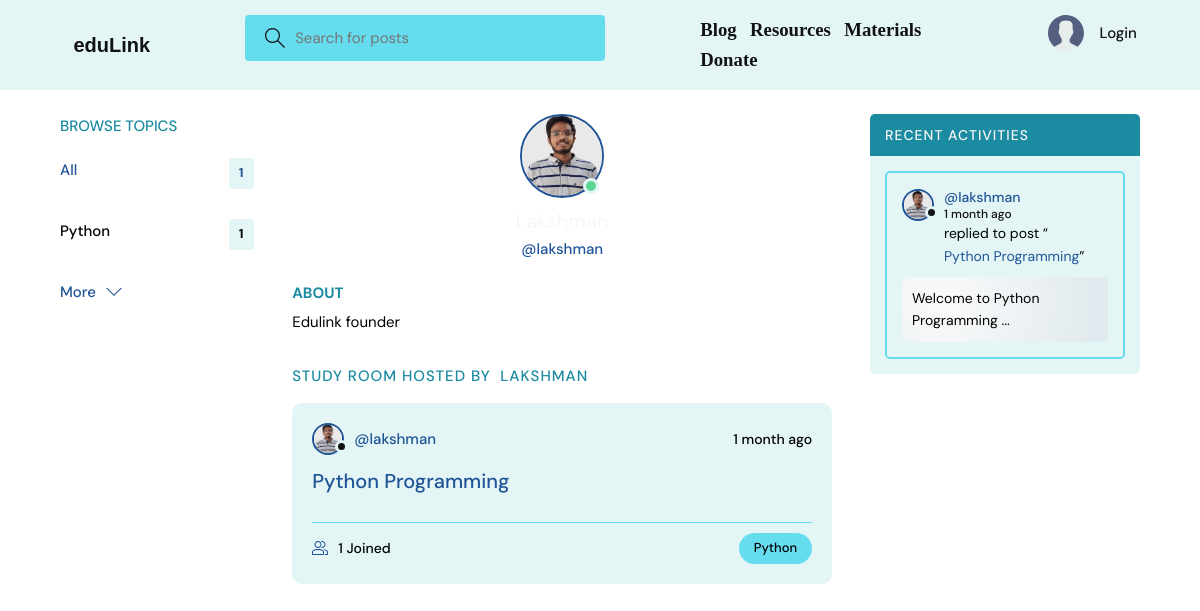
The app's page /profile/1/, older data.
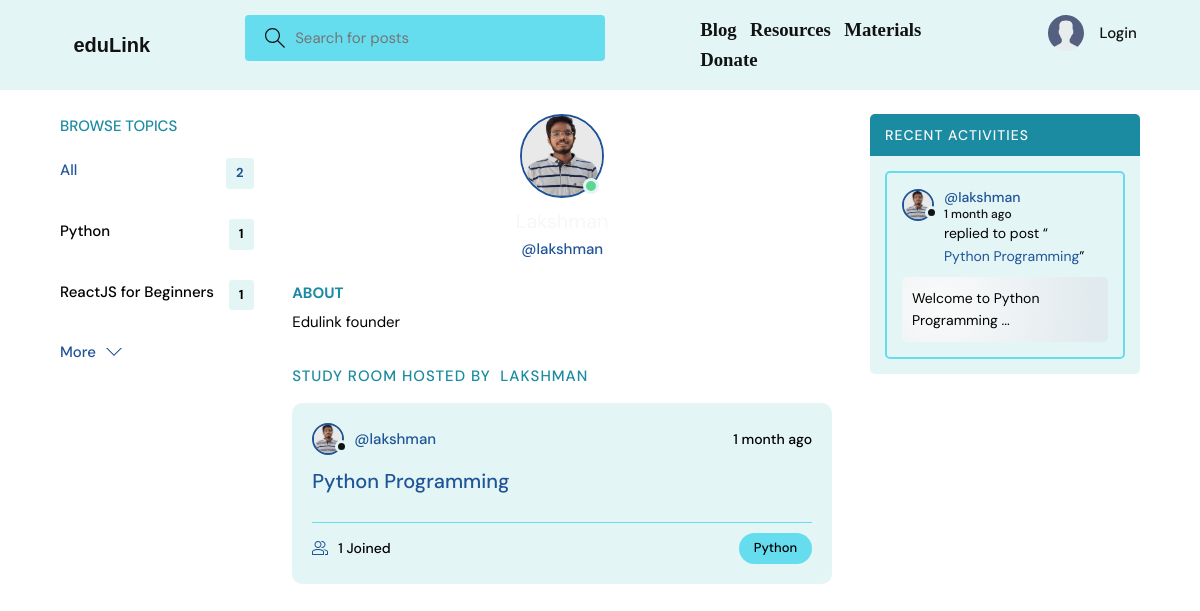
The same page, newer data.
### base/models.py (models this page shows, shortened)
class Topic(models.Model):
    name = models.CharField(max_length=200)

class User(AbstractUser):
    name = models.CharField(max_length=200, null=True)
    email = models.EmailField(unique=True, null=True)
    bio = models.TextField(null=True)
    avatar = models.ImageField(null=True, default="avatar.svg")
    USERNAME_FIELD = 'email'
    REQUIRED_FIELDS = []

class Room(models.Model):
    host = models.ForeignKey(User, on_delete=models.SET_NULL, null=True)
    topic = models.ForeignKey(Topic, on_delete=models.SET_NULL, null=True)
    name = models.CharField(max_length=200)
    description = models.TextField(null=True, blank=True)
    participants = models.ManyToManyField(
        User, related_name='participants', blank=True)
    updated = models.DateTimeField(auto_now=True)
    created = models.DateTimeField(auto_now_add=True)
    class Meta:
        ordering = ['-updated', '-created']
    def __str__(self):
        return self.name

class Message(models.Model):
    user = models.ForeignKey(User, on_delete=models.CASCADE)
    room = models.ForeignKey(Room, on_delete=models.CASCADE)
    body = models.TextField()
    updated = models.DateTimeField(auto_now=True)
    created = models.DateTimeField(auto_now_add=True)
    class Meta:
        ordering = ['-updated', '-created']

### base/views.py (the view)
# urls.py: path('profile/<str:pk>/', views.userProfile, name="user-profile"),
def userProfile(request, pk):
    user = User.objects.get(id=pk)
    rooms = user.room_set.all()
    room_messages = user.message_set.all()
    topics = Topic.objects.all()
    context = {'user': user, 'rooms': rooms,
               'room_messages': room_messages, 'topics': topics}
    return render(request, 'base/profile.html', context)

### base/templates/base/profile.html (shortened to what this page needs)
{% extends 'main.html' %}
{% block content %}
<main class="profile-page layout layout--3">
  <div class="container">
    {% include 'base/topics_component.html' %}
    <div class="roomList">
      <div class="profile">
        <div class="profile__avatar">
          <div class="avatar avatar--large active">
            <img src="{{user.avatar.url}}" />
          </div>
        </div>
        <div class="profile__info">
          <h3>{{user.name}}</h3>
          <p>@{{user.username}}</p>
        </div>
        <div class="profile__about">
          <h3>About</h3>
          <p>
            {{user.bio}}
          </p>
        </div>
      </div>
      <div class="roomList__header">
        <div>
          <h2>Study Room Hosted by&nbsp; {{user.username}}</a>
          </h2>
        </div>
      </div>
      {% include 'base/feed_component.html' %}
    </div>
    {% include 'base/activity_component.html' %}
  </div>
</main>
{% endblock content %}

### templates/main.html (shortened to what this page needs)
<!DOCTYPE html>
{% load static %}
<html lang="en">
<head>
    <link rel="stylesheet" href="{% static 'styles/style.css' %}" />
</head>
<body>
    {% include 'navbar.html' %}
    {% block content %}
    {% endblock %}
</body>
</html>

### templates/navbar.html (shortened to what this page needs)
{% load static %}
<header class="header header--loggedIn">
  <div class="container">
    <a href="{% url 'home' %}" class="header__logo">
      <h1 style="color: #121213; font-weight: bold; font-family: 'Comic Sans MS', cursive, sans-serif;">eduLink</h1>
    </a>
    <form class="header__search" method="GET" action="{% url 'home' %}">
      <label>
        <input name="q" placeholder="Search for posts" />
      </label>
    </form>
    <div class="navbar-nav">
      <a class="nav-link" href="{% url 'article_list' %}" style="font-size: 1.25em;"><h1 style="color: #121213; font-weight: bold; font-family: 'Arial: A sans-serif';">Blog &nbsp;</h1></a>
      <a class="nav-link" href="{% url 'resource_list' %}" style="font-size: 1.25em;"><h1 style="color: #121213; font-weight: bold; font-family: 'Arial: A sans-serif';">Resources &nbsp;</h1></a>
      <a class="nav-link" href="{% url 'subject_list' %}" style="font-size: 1.25em;"><h1 style="color: #121213; font-weight: bold; font-family: 'Arial: A sans-serif';">Materials&nbsp;</h1></a>
      <a class="nav-link" href="{% url 'donate' %}" style="font-size: 1.25em;"><h1 style="color: #121213; font-weight: bold; font-family: 'Arial: A sans-serif';">Donate</h1></a>
  </div>
    <nav class="header__menu">
      {% if request.user.is_authenticated %}
      <div class="header__user">
        <a href="{% url 'update-user' %}">
          <div class="avatar avatar--medium active">
            <img src="{{request.user.avatar.url}}" />
          </div>
          <p>
            {{request.user.username}} <span>@{{request.user.username}}</span>
          </p>
        </a>
        <button class="dropdown-button">
          <svg
            version="1.1"
            xmlns="http://www.w3.org/2000/svg"
            width="32"
            height="32"
            viewBox="0 0 32 32"
          >
            <title>chevron-down</title>
            <path d="M16 21l-13-13h-3l16 16 16-16h-3l-13 13z"></path>
          </svg>
        </button>
      </div>
      {% else %}
      <a href="{% url 'login' %}">
        <img src="{% static 'images/avatar.svg' %}" />
        <p>Login</p>
      </a>
      {% endif %}
    </nav>
  </div>
</header>

### base/templates/base/topics_component.html
<div class="topics">
    <div class="topics__header">
        <h2>Browse Topics</h2>
    </div>
    <ul class="topics__list">
        <li>
            <a href="{% url 'home' %}" class="active">All <span>{{topics.count}}</span></a>
        </li>
        {% for topic in topics %}
        <li>
            <a href="{% url 'home' %}?q={{topic.name}}">{{topic.name}}<span>{{topic.room_set.all.count}}</span></a>
        </li>
        {% endfor %}
    </ul>
    <a class="btn btn--link" href="{% url 'topics' %}">
        More
        <svg version="1.1" xmlns="http://www.w3.org/2000/svg" width="32" height="32" viewBox="0 0 32 32">
            <title>chevron-down</title>
            <path d="M16 21l-13-13h-3l16 16 16-16h-3l-13 13z"></path>
        </svg>
    </a>
</div>

### base/templates/base/feed_component.html (shortened to what this page needs)
{% for room in rooms %}
<div class="roomListRoom">
    <div class="roomListRoom__header">
        <a href="{% url 'user-profile' room.host.id %}" class="roomListRoom__author">
            <div class="avatar avatar--small">
                <img src="{{room.host.avatar.url}}" />
            </div>
            <span>@{{room.host.username}}</span>
        </a>
        <div class="roomListRoom__actions">
            <span>{{room.created|timesince}} ago</span>
        </div>
    </div>
    <div class="roomListRoom__content">
        <a href="{% url 'room' room.id %}">{{room.name}}</a>
    </div>
    <div class="roomListRoom__meta">
        <a href="{% url 'room' room.id %}" class="roomListRoom__joined">
            {{room.participants.all.count}} Joined
        </a>
        <p class="roomListRoom__topic">{{room.topic.name}}</p>
    </div>
</div>
{% endfor %}

### base/templates/base/activity_component.html (shortened to what this page needs)
<div class="activities">
    <div class="activities__header">
        <h2>Recent Activities</h2>
    </div>
    {% for message in room_messages %}
    <div class="activities__box">
        <div class="activities__boxHeader roomListRoom__header">
            <a href="{% url 'user-profile' message.user.id %}" class="roomListRoom__author">
                <div class="avatar avatar--small">
                    <img src="{{message.user.avatar.url}}" />
                </div>
                <p>
                    @{{message.user.username}}
                    <span>{{message.created|timesince}} ago</span>
                </p>
            </a>
        </div>
        <div class="activities__boxContent">
            <p>replied to post “<a href="{% url 'room' message.room.id %}">{{message.room}}</a>”</p>
            <div class="activities__boxRoomContent">{{message.body}}</div>
        </div>
    </div>
    {% endfor %}
</div>

Row changes from the older to the newer data that the page shows:
added Topic: name "ReactJS for Beginners", room_set.all.count "1"
Text that changed along with them:
{{ topics.count }}: "1" → "2"
